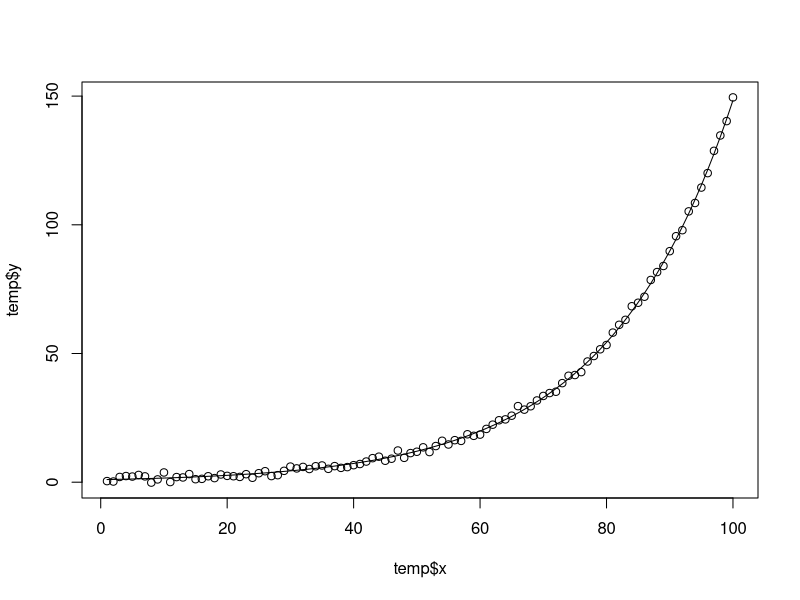
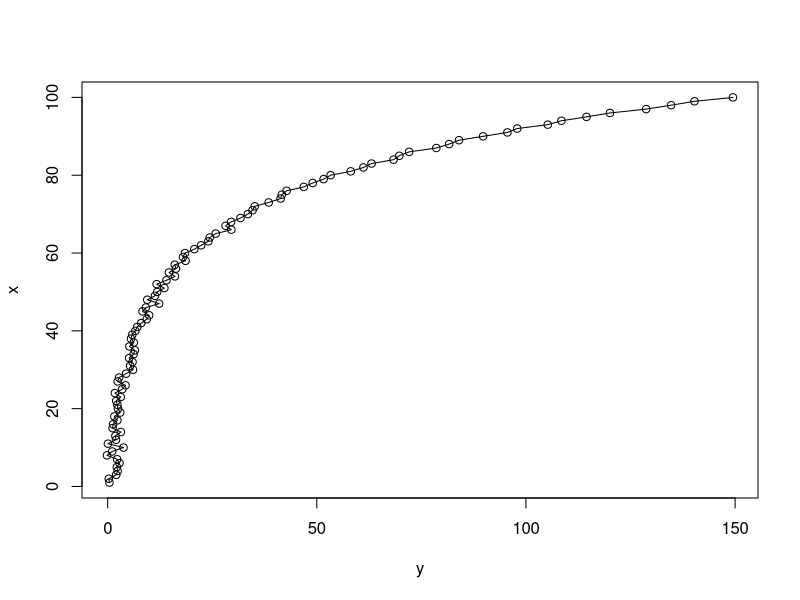

Generate these figures, in order, with R:
# generate data
beta <- 0.05
n <- 100
temp <- data.frame(y = exp(beta * seq(n)) + rnorm(n), x = seq(n))

# plot data
plot(temp$x, temp$y)

# fit non-linear model
mod <- nls(y ~ exp(a + b * x), data = temp, start = list(a = 0, b = 0))
summary(mod)

# add fitted curve
lines(temp$x, predict(mod, list(x = temp$x)))

plot(temp)
lines(temp)
